Frame 1 (no input): blank canvas, image omitted
Frame 60 (the mouse pressed at the canvas centre just before this capture): blank canvas, image omitted
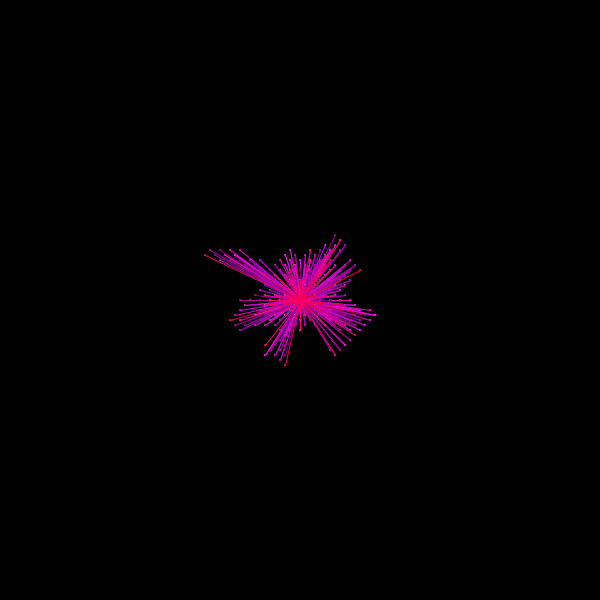
Frame 120 (the mouse held since frame 60 and released just before this capture)

The Processing sketch whose frames 1 and 60 were blank and that drew this single picture after the mouse press (run headless with seeded random() and noise(); from frame 60 on, the mouse is pressed at the canvas centre):

// Processing sketch: processing_91811
// ── processing_91811.pde

    int z = 1;
    ArrayList circleX;
    ArrayList circleY;
    float offset;
    float r;
    float g;
    float b;
    boolean down = false;
    
    void setup(){
      size(600,600);
      background(1);
      circleX = new ArrayList();  // Create an empty ArrayList
      circleY= new ArrayList();  // Create an empty ArrayList
      offset = 1;
    }
    
    void draw(){
     
     if (mousePressed){
       circleX.add(mouseX);  
       circleY.add(mouseY);  
      // ellipse(mouseX, mouseY, 1, 1);
       r = random(100,255);
       g = random(1,255);
       b = random(100,255);
     
     
     
     //if (!mousePressed){
       for (int i = circleX.size()-1; i >= 0; i--) { 
      
         if (down){
           offset -= 1;
         } else {
           offset += 1;
         }
       
       if (offset > 20){
         down = true;
       } 
       
          if (offset < -20){
         down = false;
       } 
       
       
       stroke(r+offset,0,b+offset);
       
       if ((mouseX - (Integer) circleX.get(i)) < 150 && (mouseX - (Integer) circleX.get(i)) > -150 && mouseY - (Integer) circleY.get(i) < 150 && mouseY - (Integer) circleY.get(i) > -150){
       
         float rndm = random(1,100);
         //if (rndm < 20){
         //drawFlash((Integer) circleX.get(i), (Integer) circleY.get(i),mouseX,mouseY);
            line(mouseX,mouseY,(Integer) circleX.get(i), (Integer) circleY.get(i));
    
        // }
           ellipse((Integer) circleX.get(i),(Integer) circleY.get(i), 1, 1);
    
        
       
     }
     
       } 
     
        for (int i = circleX.size()-1; i >= 0; i--) { 
          int oldX = (Integer) circleX.get(i);
          int oldY = (Integer) circleY.get(i);
    
          int rndmdir = int(random(5));
          switch (rndmdir){
             case 1:
                  circleX.set(i,oldX-5);
                  circleY.set(i,oldY-5);
                  break;
             case 2:
                circleX.set(i,oldX-5);
                circleY.set(i,oldY+5);
                break;
             case 3:
                circleX.set(i,oldX+5);
                circleY.set(i,oldY-5);
                break;
             case 4:
                circleX.set(i,oldX+5);
                circleY.set(i,oldY+5);
                break;
          }  
    
       
        }
     }
     }

 
